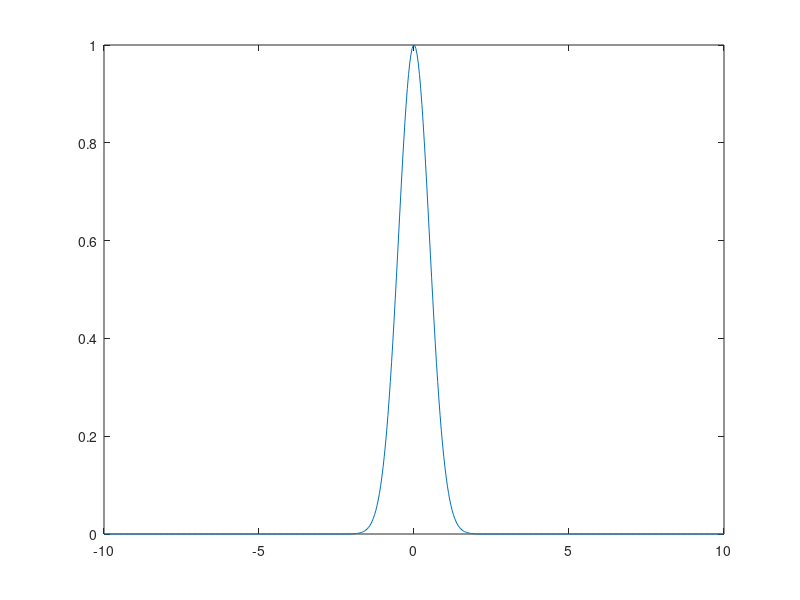
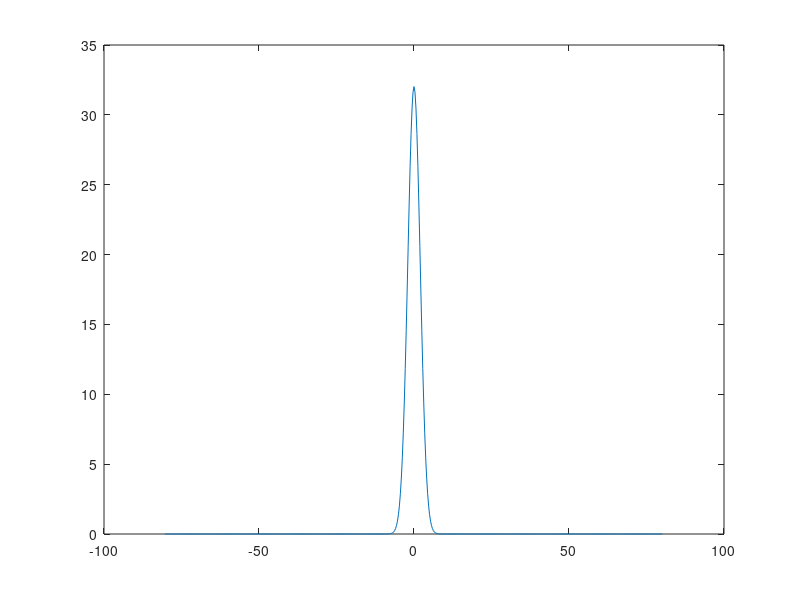
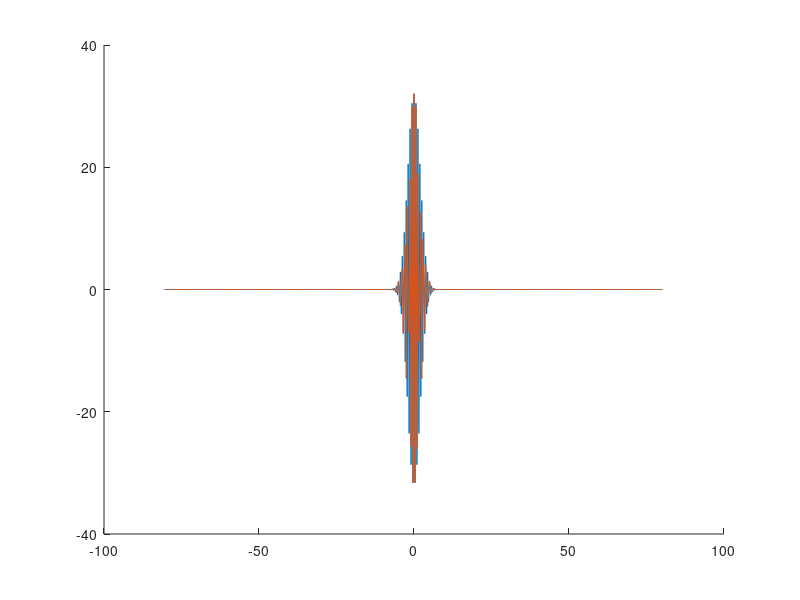
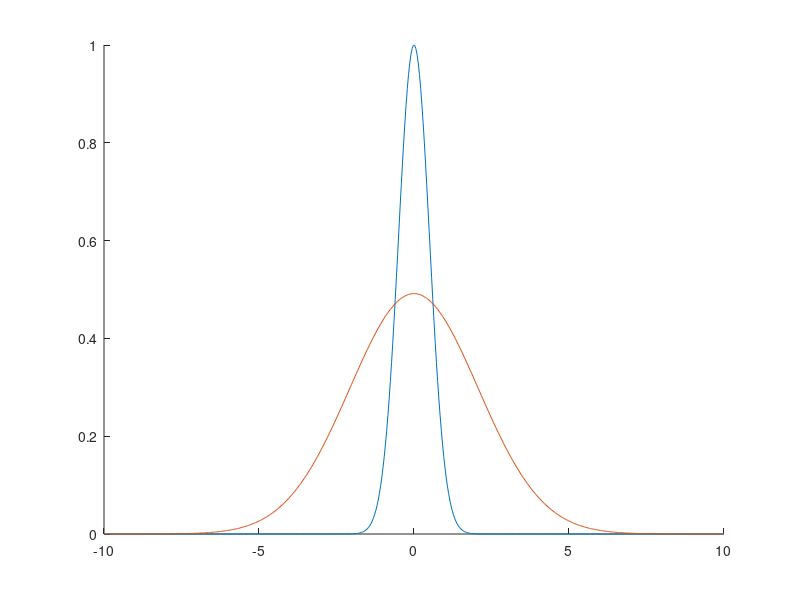

Write the MATLAB code that produced these figures, in order.
clc; clear all; close all; %Fourier 
N=2^9; x_f=10; x=linspace(-x_f,x_f,N);  

%%% Funcion de estudio %%%%
amplitud=1; sigma=2 ; onda=amplitud*exp(-sigma*(x.^2));  figure(1); plot(x,onda); 

%%% Frecuancias %%%
dx=(2*x_f)/N; n=-N/2:1:N/2; k=2*pi*n/(N*dx); k=k(1:length(k)-1); 

%%% Transformada de Fourier %%%%
transformada=fft(onda); transformada= fftshift(transformada) ; tran_abs= abs(transformada); 

figure(2); plot(k,tran_abs); 

%%%%%%%%%%%% Propagacion %%%%%%%%%%
z=1 ;  factor_propagador= exp(-(1i*(k.^2)*z)/2); 

onda_propagada= transformada.*factor_propagador;

figure(4); hold on  
plot(k,transformada) ;   plot(k,onda_propagada); 

tran_inversa= ifft(ifftshift(onda_propagada)); inversa_abs=abs(tran_inversa); 

%%% Dispersion %%%
figure(5); hold on 
plot(x,onda); plot(x,inversa_abs); 

%%% Potencia (Conservacion de ala energia) %%% 
potencia_inicial= sum(abs(onda).^2)*dx ;  potencia_final=sum(inversa_abs.^2)*dx ; 


%%% Comparar con datos analiticos 
tra_a=amplitud* sqrt(pi/sigma)*exp(-((k).^2)/(4*sigma.^2))  ;

figure(6); hold on
plot(k,tra_a); %plot(f,tran_abs); 


